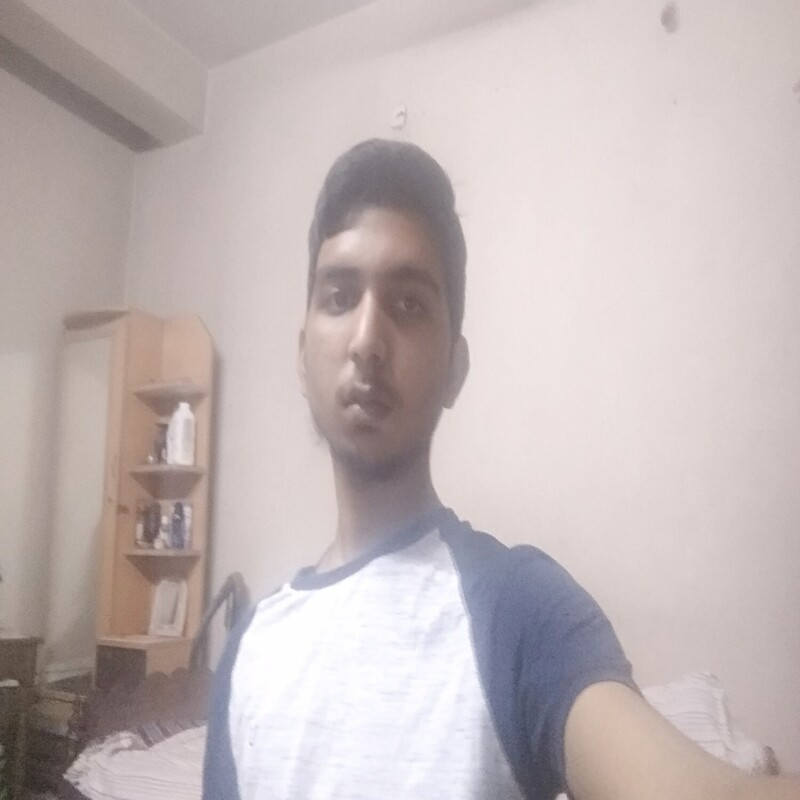
#> input picture test.jpg, 800 x 800 px
$ python blur.py
#> lines starting #> are read from the running program, lines starting #| are printed output that depends on the picture
import cv2

cascade = cv2.CascadeClassifier('haarcascade_frontalface_default.xml')

def find_and_blur(bw, color):
    # detect al faces
    faces = cascade.detectMultiScale(bw, 1.1, 4)
    # get the locations of the faces
    for (x, y, w, h) in faces:
        # select the areas where the face was found
        roi_color = color[y:y+h, x:x+w]
        # blur the colored image
        blur = cv2.GaussianBlur(roi_color, (101,101), 0)
        # Insert ROI back into image
        color[y:y+h, x:x+w] = blur

    # return the blurred image
    return color

# turn camera on
image_capture = cv2.imread('test.jpg')
#> image_capture is the input picture: shape (800, 800, 3); mean B, G, R 182.6, 183.1, 194.4

while True:
    # get the picture

    # transform color -> grayscale
    bw = cv2.cvtColor(image_capture, cv2.COLOR_BGR2GRAY)
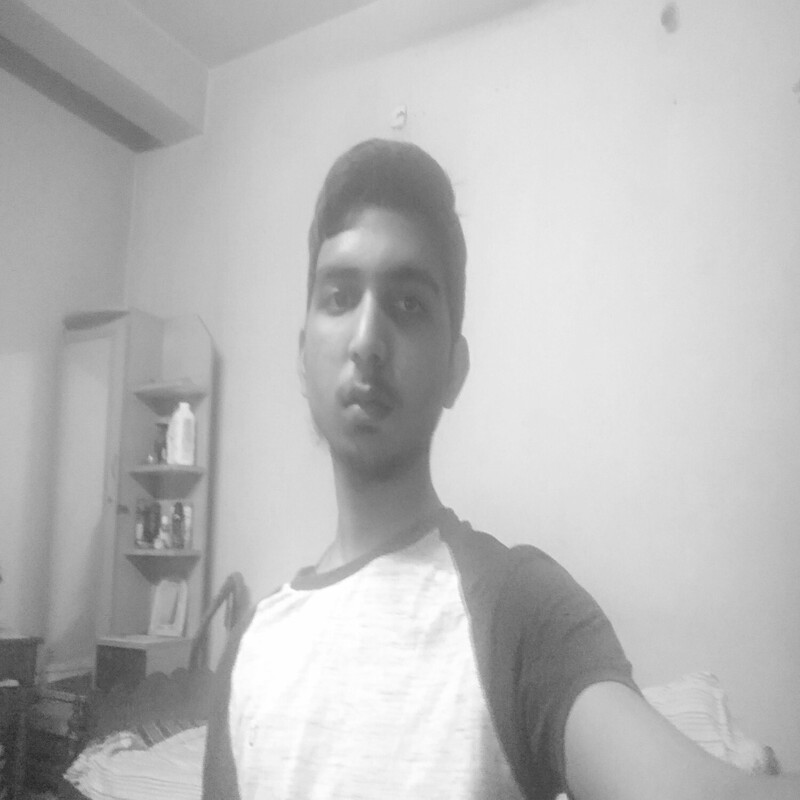
#> bw: shape (800, 800); min 37, max 255, mean 186.5
    # detect the face and blur it
    blur = find_and_blur(bw, image_capture)
#> in find_and_blur, `faces = cascade.detectMultiScale(bw, 1.1, 4)`: faces = [[271, 221, 199, 199]]
#> the loop in find_and_blur, `for (x, y, w, h) in faces:` made 1 pass
#> pass 1, in find_and_blur, `roi_color = color[y:y+h, x:x+w]`:
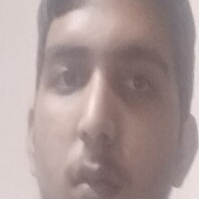
#> roi_color: shape (199, 199, 3); mean B, G, R 149.6, 151.7, 169.7
#> pass 1, in find_and_blur, `blur = cv2.GaussianBlur(roi_color, (101,101), 0)`:
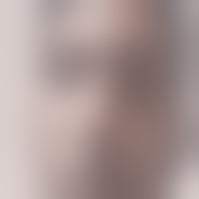
#> blur: shape (199, 199, 3); mean B, G, R 149.4, 151.6, 169.5
    # display the blur output
    cv2.imshow('Image', blur)
    # break if q is pressed
    if cv2.waitKey(1) & 0xFF == ord('q'):
#> (key q is pressed here)
        break

# turn camera off
#> (the run stopped early here; a loop or call above may not have finished)
